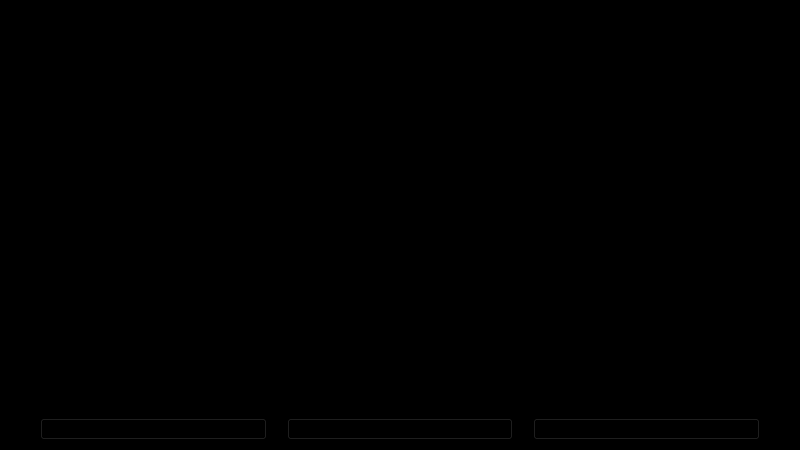
<?xml version="1.0" encoding="UTF-8"?>
<ui version="4.0">
 <class>MainWindow</class>
 <widget class="QMainWindow" name="MainWindow">
  <property name="windowModality">
   <enum>Qt::ApplicationModal</enum>
  </property>
  <property name="enabled">
   <bool>true</bool>
  </property>
  <property name="geometry">
   <rect>
    <x>0</x>
    <y>0</y>
    <width>800</width>
    <height>450</height>
   </rect>
  </property>
  <property name="sizePolicy">
   <sizepolicy hsizetype="Maximum" vsizetype="Maximum">
    <horstretch>0</horstretch>
    <verstretch>0</verstretch>
   </sizepolicy>
  </property>
  <property name="windowTitle">
   <string>MainWindow</string>
  </property>
  <widget class="QWidget" name="centralwidget">
   <layout class="QHBoxLayout" name="horizontalLayout">
    <property name="spacing">
     <number>0</number>
    </property>
    <property name="leftMargin">
     <number>0</number>
    </property>
    <property name="topMargin">
     <number>0</number>
    </property>
    <property name="rightMargin">
     <number>0</number>
    </property>
    <property name="bottomMargin">
     <number>0</number>
    </property>
    <item>
     <widget class="QFrame" name="frame">
      <property name="styleSheet">
       <string notr="true">QFrame {
    background-color: #000000;
	border: 0px;
}</string>
      </property>
      <property name="frameShape">
       <enum>QFrame::StyledPanel</enum>
      </property>
      <property name="frameShadow">
       <enum>QFrame::Raised</enum>
      </property>
      <layout class="QVBoxLayout" name="verticalLayout" stretch="1,8,1">
       <property name="spacing">
        <number>0</number>
       </property>
       <property name="leftMargin">
        <number>0</number>
       </property>
       <property name="topMargin">
        <number>0</number>
       </property>
       <property name="rightMargin">
        <number>0</number>
       </property>
       <property name="bottomMargin">
        <number>0</number>
       </property>
       <item>
        <widget class="QTextBrowser" name="padTop">
         <property name="enabled">
          <bool>false</bool>
         </property>
        </widget>
       </item>
       <item>
        <layout class="QHBoxLayout" name="bound1" stretch="1,8,1">
         <property name="spacing">
          <number>0</number>
         </property>
         <item>
          <widget class="QTextBrowser" name="padLeft">
           <property name="enabled">
            <bool>false</bool>
           </property>
          </widget>
         </item>
         <item>
          <layout class="QVBoxLayout" name="mainTimer" stretch="4">
           <property name="spacing">
            <number>10</number>
           </property>
           <property name="sizeConstraint">
            <enum>QLayout::SetFixedSize</enum>
           </property>
           <property name="leftMargin">
            <number>10</number>
           </property>
           <property name="topMargin">
            <number>10</number>
           </property>
           <property name="rightMargin">
            <number>10</number>
           </property>
           <property name="bottomMargin">
            <number>10</number>
           </property>
           <item>
            <widget class="QTextBrowser" name="timeBrowser">
             <property name="autoFillBackground">
              <bool>false</bool>
             </property>
             <property name="styleSheet">
              <string notr="true">QTextBrowser {
    color: #ffffff;                    /* 字体颜色 */
    border:0px solid #cccccc;         /* 边框 */
    font-family: &quot;Times New Roman&quot;;
}</string>
             </property>
             <property name="readOnly">
              <bool>true</bool>
             </property>
            </widget>
           </item>
          </layout>
         </item>
         <item>
          <widget class="QTextBrowser" name="padRight">
           <property name="enabled">
            <bool>false</bool>
           </property>
           <property name="styleSheet">
            <string notr="true">QFrame {
    background-color: #000000;
}</string>
           </property>
          </widget>
         </item>
        </layout>
       </item>
       <item>
        <widget class="QFrame" name="buttonView">
         <layout class="QHBoxLayout" name="_2">
          <property name="spacing">
           <number>20</number>
          </property>
          <property name="leftMargin">
           <number>40</number>
          </property>
          <property name="topMargin">
           <number>1</number>
          </property>
          <property name="rightMargin">
           <number>40</number>
          </property>
          <property name="bottomMargin">
           <number>1</number>
          </property>
          <item>
           <widget class="QPushButton" name="timerSwitch">
            <property name="autoFillBackground">
             <bool>false</bool>
            </property>
            <property name="styleSheet">
             <string notr="true">QPushButton {
	background-color: #000000;
	color: #ffffff;
}</string>
            </property>
            <property name="text">
             <string/>
            </property>
           </widget>
          </item>
          <item>
           <widget class="QPushButton" name="playSwitch">
            <property name="styleSheet">
             <string notr="true">QPushButton {
	background-color: #000000;
	color: #ffffff;
}</string>
            </property>
            <property name="text">
             <string/>
            </property>
           </widget>
          </item>
          <item>
           <widget class="QPushButton" name="music">
            <property name="styleSheet">
             <string notr="true">QPushButton {
	background-color: #000000;
	color: #ffffff;
}</string>
            </property>
            <property name="text">
             <string/>
            </property>
           </widget>
          </item>
         </layout>
        </widget>
       </item>
      </layout>
     </widget>
    </item>
   </layout>
  </widget>
 </widget>
 <resources/>
 <connections/>
</ui>
